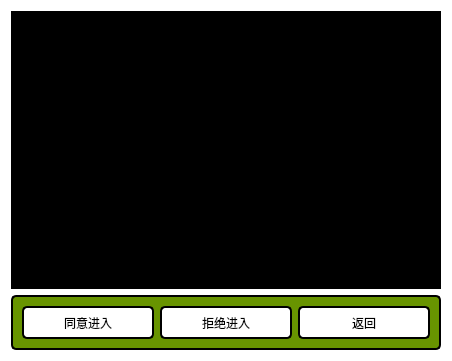
<?xml version="1.0" encoding="UTF-8"?>
<ui version="4.0">
 <class>show_client_img_win</class>
 <widget class="QWidget" name="show_client_img_win">
  <property name="geometry">
   <rect>
    <x>0</x>
    <y>0</y>
    <width>452</width>
    <height>361</height>
   </rect>
  </property>
  <property name="sizePolicy">
   <sizepolicy hsizetype="Preferred" vsizetype="Preferred">
    <horstretch>0</horstretch>
    <verstretch>0</verstretch>
   </sizepolicy>
  </property>
  <property name="windowTitle">
   <string>Form</string>
  </property>
  <property name="styleSheet">
   <string notr="true">#show_client_img_win{
border-width:0px;
background-color: rgb(255, 255, 255);
border-style:solid;

}</string>
  </property>
  <layout class="QVBoxLayout" name="verticalLayout">
   <item>
    <widget class="QLabel" name="pic_shower">
     <property name="sizePolicy">
      <sizepolicy hsizetype="Expanding" vsizetype="Expanding">
       <horstretch>0</horstretch>
       <verstretch>10</verstretch>
      </sizepolicy>
     </property>
     <property name="styleSheet">
      <string notr="true">background-color: rgb(0, 0, 0);</string>
     </property>
     <property name="text">
      <string>TextLabel</string>
     </property>
     <property name="scaledContents">
      <bool>true</bool>
     </property>
     <property name="alignment">
      <set>Qt::AlignCenter</set>
     </property>
    </widget>
   </item>
   <item>
    <widget class="QFrame" name="frame">
     <property name="sizePolicy">
      <sizepolicy hsizetype="Preferred" vsizetype="Preferred">
       <horstretch>0</horstretch>
       <verstretch>2</verstretch>
      </sizepolicy>
     </property>
     <property name="styleSheet">
      <string notr="true">border-width:2px;
border-style:solid;
border-color: rgb(0, 0, 0);
background-color: rgb(104, 148, 0);
border-radius:5px;
font: 9pt &quot;微软雅黑&quot;;
</string>
     </property>
     <property name="frameShape">
      <enum>QFrame::StyledPanel</enum>
     </property>
     <property name="frameShadow">
      <enum>QFrame::Raised</enum>
     </property>
     <layout class="QHBoxLayout" name="horizontalLayout">
      <item>
       <widget class="QPushButton" name="pushButton">
        <property name="sizePolicy">
         <sizepolicy hsizetype="Minimum" vsizetype="Preferred">
          <horstretch>0</horstretch>
          <verstretch>0</verstretch>
         </sizepolicy>
        </property>
        <property name="styleSheet">
         <string notr="true">background-color: rgb(255, 255, 255);</string>
        </property>
        <property name="text">
         <string>同意进入</string>
        </property>
       </widget>
      </item>
      <item>
       <widget class="QPushButton" name="pushButton_2">
        <property name="sizePolicy">
         <sizepolicy hsizetype="Minimum" vsizetype="Preferred">
          <horstretch>0</horstretch>
          <verstretch>0</verstretch>
         </sizepolicy>
        </property>
        <property name="styleSheet">
         <string notr="true">background-color: rgb(255, 255, 255);</string>
        </property>
        <property name="text">
         <string>拒绝进入</string>
        </property>
       </widget>
      </item>
      <item>
       <widget class="QPushButton" name="pushButton_3">
        <property name="sizePolicy">
         <sizepolicy hsizetype="Minimum" vsizetype="Preferred">
          <horstretch>0</horstretch>
          <verstretch>0</verstretch>
         </sizepolicy>
        </property>
        <property name="styleSheet">
         <string notr="true">background-color: rgb(255, 255, 255);</string>
        </property>
        <property name="text">
         <string>返回</string>
        </property>
       </widget>
      </item>
     </layout>
    </widget>
   </item>
  </layout>
 </widget>
 <resources/>
 <connections>
  <connection>
   <sender>pushButton_3</sender>
   <signal>clicked()</signal>
   <receiver>show_client_img_win</receiver>
   <slot>return_to_enter_inter()</slot>
   <hints>
    <hint type="sourcelabel">
     <x>354</x>
     <y>317</y>
    </hint>
    <hint type="destinationlabel">
     <x>390</x>
     <y>356</y>
    </hint>
   </hints>
  </connection>
  <connection>
   <sender>pushButton</sender>
   <signal>clicked()</signal>
   <receiver>show_client_img_win</receiver>
   <slot>agree_to_enter()</slot>
   <hints>
    <hint type="sourcelabel">
     <x>76</x>
     <y>322</y>
    </hint>
    <hint type="destinationlabel">
     <x>7</x>
     <y>354</y>
    </hint>
   </hints>
  </connection>
  <connection>
   <sender>pushButton_2</sender>
   <signal>clicked()</signal>
   <receiver>show_client_img_win</receiver>
   <slot>disagree_to_enter()</slot>
   <hints>
    <hint type="sourcelabel">
     <x>253</x>
     <y>326</y>
    </hint>
    <hint type="destinationlabel">
     <x>250</x>
     <y>358</y>
    </hint>
   </hints>
  </connection>
 </connections>
 <slots>
  <slot>return_to_enter_inter()</slot>
  <slot>agree_to_enter()</slot>
  <slot>disagree_to_enter()</slot>
 </slots>
</ui>
